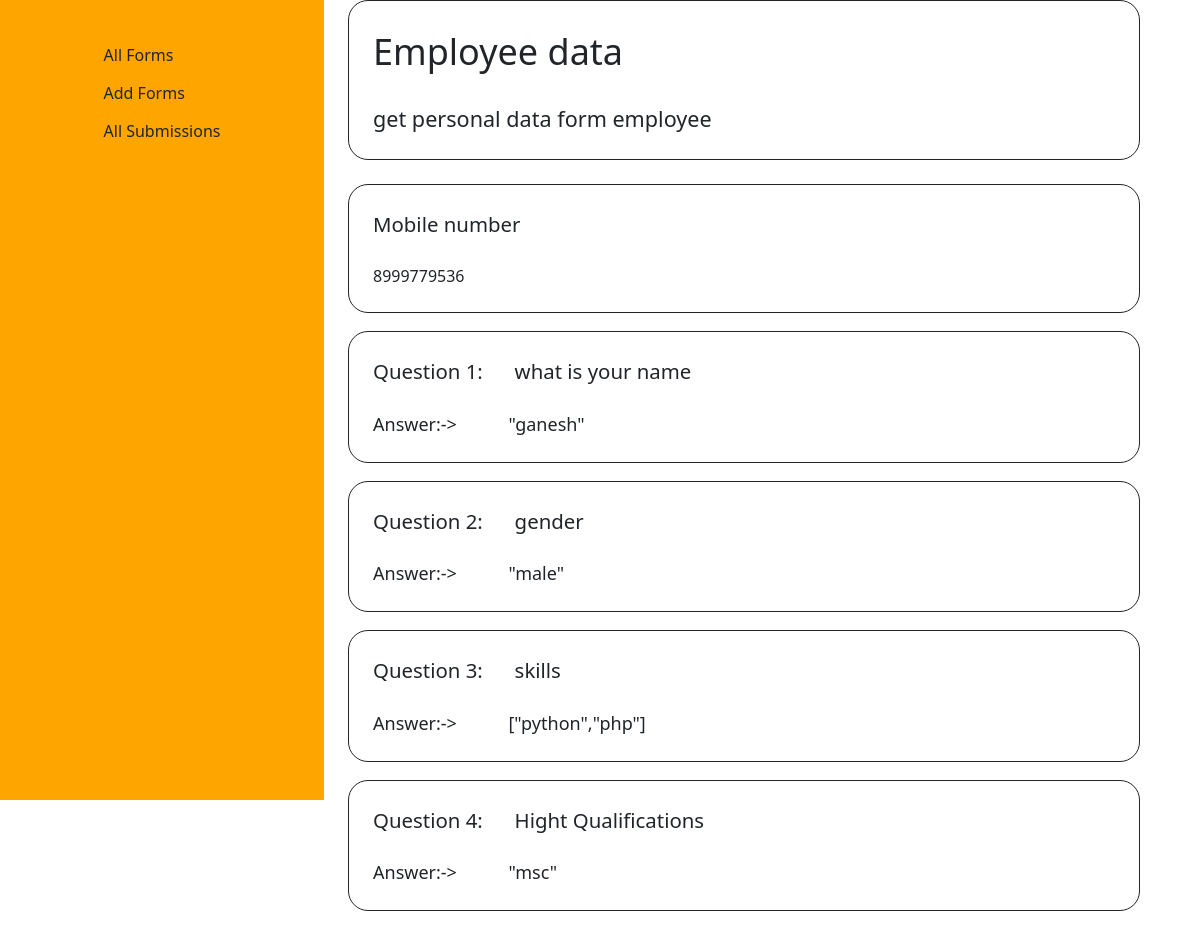
The app's page /get/submission/37/6 with its own data.
### tables this page shows
CREATE TABLE `forms` (
  `form_id` int(5) NOT NULL,
  `title` text NOT NULL,
  `description` text NOT NULL
);

CREATE TABLE `users` (
  `user_id` int(2) NOT NULL,
  `mobile` text NOT NULL
);

CREATE TABLE `answers` (
  `answer_id` int(5) NOT NULL,
  `answer` text NOT NULL,
  `question_id` int(5) NOT NULL,
  `user_id` int(5) NOT NULL,
  `form_id` int(5) NOT NULL
);

### application/controllers/Welcome.php (called while the page is built, shortened)
<?php
class Welcome extends CI_Controller {
	public function __construct()
    {
		$this->load->model('Welcome_model');
    }
	public function get_submission($id, $user_id)
	{
		$data['submissions'] = $this->Welcome_model->get_submission($id, $user_id);
		$data['form_data'] = $this->Welcome_model->get_form_data($id);
		$this->load->view('admin/get_submission', $data);
	}
}

### index.php (called while the page is built, shortened)
<?php
require_once BASEPATH.'core/CodeIgniter.php';

### application/models/welcome_model.php (called while the page is built, shortened)
<?php
class Welcome_model extends CI_Model
{
    function get_form_data($id)
    {
        $this->db->select('*');
        $this->db->from('forms');
        $this->db->where('form_id', $id);
        $query = $this->db->get();
        return $query->result();
    }
    function get_submission($id, $user_id)
    {
        $this->db->select('*');
        $this->db->from('answers');
        $this->db->join('questions', 'answers.question_id = questions.question_id', 'inner');
        $this->db->join('users', 'answers.user_id = users.user_id', 'inner');
        $this->db->where('answers.form_id', $id);
        $this->db->where('answers.user_id', $user_id);
        $query = $this->db->get();
        return $query->result();
    }
}
?>

### application/views/admin/get_submission.php (the view, shortened to what this page needs)
<!DOCTYPE html>
<html lang="en">
<head>
    <link href="https://cdn.jsdelivr.net/npm/bootstrap@5.3.3/dist/css/bootstrap.min.css" rel="stylesheet">
</head>
<body style="display: flex;">
    <section style="width: 25vw; height: 100vh; background-color: orange; display: flex; width: 27%; justify-content: center;">
        <div style="min-width: 5vw; padding: 3vw;">
            <a href="<?=base_url();?>all/forms" style="text align: center;" class="btn btn-Secondary">All Forms</a><br>
            <a href="<?=base_url();?>open/add/form" style="text align: center;" class="btn btn-Secondary">Add Forms</a><br>
            <a href="<?=base_url();?>all/submissions" style="text align: center;" class="btn btn-Secondary">All Submissions</a><br>
        </div>
    </section>
    <section style="width: 66vw; height: 100vh; background-color: white;">
        <div class="add_form_head">
            <div class="head"><?=$form_data[0]->title;?></div>
            <br>
            <div class="desc"><?=$form_data[0]->description;?></div>
        </div>
        <div class="add_form_body">
            <div class="add_question" id="mobile_div" style="margin: 2vw 0vw 0vw 2vw;">
                <div style="display: flex;">
                    <div class="question" >Mobile number</div>
                </div>
                <br>
                <div style="display: flex;">
                    <div class="p_answer">
                        <?=$submissions[0]->mobile;?>
                    </div>
                </div>
            </div>
            <?php $cnt = 1; foreach($submissions as $question){
                ?>
                <div class="def" style="display: flex;">
                    <div class="add_question">
                        <div style="display: flex;">
                            <div class="question">Question <?=$cnt;?>: &nbsp;&nbsp;&nbsp;&nbsp;&nbsp;<?php foreach(json_decode($question->question) as $q) print_r($q->question);?></div>
                        </div>
                        <br>
                        <div style="display: flex;">
                            <div class="p_answer" style="font-size: 1.5vw;">
                                Answer:-> &nbsp;&nbsp;&nbsp;&nbsp;&nbsp;&nbsp;&nbsp;&nbsp;&nbsp;&nbsp;<?=$question->answer;?>
                            </div>
                        </div>
                    </div>
                </div>
                <?php $cnt+=1; }?>
        </div>
        <div style="display: flex; justify-content: space-around; width: 100%; padding: 2vw;">
    </div>
    </section>
</body>
</html>

### application/views/admin/get_submission.php (style rules this page uses)
.head { font-size: 3vw; font-weight: normal; border: none; width: 100%; }
.add_form_head { padding: 2vw; width: 100%; border: 1px solid; border-radius: 20px; margin-left: 2vw; }
.add_question { padding: 2vw; width: 100%; border: 1px solid; border-radius: 20px; }
.desc { font-size: 1.8vw; font-weight: normal; border: none; width: 100%; }
.question { font-size: 1.7vw; font-weight: normal; border: none; width: 100%; }
.def { margin: 1.5vw 0vw 0vw 2vw; width: 100%; }
.p_answer { width: 100%; }

### records on screen
forms: title "Employee data", description "get personal data form employee"
users: mobile "8999779536"
answers: value "what is your name", answer "\"ganesh\""
answers: value "gender", answer "\"male\""
answers: value "skills", answer "[\"python\",\"php\"]"
answers: value "Hight Qualifications", answer "\"msc\""
